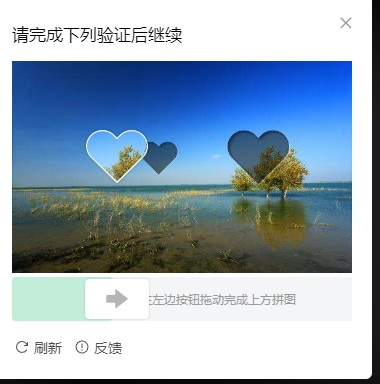
#> input picture test_img/3.jpg, 380 x 384 px, given in place of 3.png, which was not available
$ python func.py
#> lines starting #> are read from the running program, lines starting #| are printed output that depends on the picture; after the words box and inside, x2 and y2 are one past the last pixel; in counts of white or black regions, pixels touching at a corner belong together; pictures that were not available may be replaced by others from this repository, and a replacement may not be noted
#!/usr/bin/env python
# -*- coding: UTF-8 -*-

import time
import cv2
import numpy as np


# 计算灰度差值
def _count_gray_difference(image1, image2):
    # 转换为灰度图
    gray1 = cv2.cvtColor(image1, cv2.COLOR_BGR2GRAY)
    gray2 = cv2.cvtColor(image2, cv2.COLOR_BGR2GRAY)

    # 将灰度图像转换为 NumPy 数组
    gray1 = gray1.astype(np.int32)
    gray2 = gray2.astype(np.int32)

    # 计算灰度条件
    condition = (
            (gray1 > 1.975 * gray2) &
            (gray1 < 2.025 * gray2) &
            (np.abs(gray1 - 2 * gray2) <= 2)
    )

    # 统计满足条件的像素数量
    count = np.sum(condition)

    return count


# 计算颜色差值
def _count_color_difference(image1, image2):
    # 提取蓝色通道（索引为0）
    blue1 = image1[:, :, 0].astype(np.int32)
    blue2 = image2[:, :, 0].astype(np.int32)

    # 计算满足条件的布尔矩阵
    condition = (blue1 > 1.6 * blue2) & (blue1 < 2.5 * blue2)

    # 统计满足条件的像素数量
    count = np.sum(condition)

    return count


# 返回图片的一个区域
def _extract_region(image, top_left, size):
    # 确定区域
    x, y = top_left
    width, height = size

    # 提取区域
    region = image[y:y + height, x:x + width]

    return region


# 计算目标区域的长度
def identify_length(img_path):
    # 示例使用
#> called with img_path = 'outimg/3.png'
    top_left = (12, 90)  # 提取区域的左上角坐标
    size = (76, 150)  # 提取区域的大小
    image = cv2.imread(img_path)
#> image is the input picture: shape (384, 380, 3); mean B, G, R 185.5, 168.9, 150.3

    length_pixel = 258  # 横向平移像素长度
    original_img = _extract_region(image, top_left, size)
#> in _extract_region, `region = image[y:y + height, x:x + width]`:
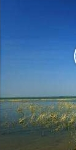
#> region: shape (150, 76, 3); mean B, G, R 137.6, 104, 67.1

    diff_count = 0

    length = 0

    for i in range(length_pixel):
        top_left_diff = (top_left[0] + i, top_left[1])

        # 提取指定区域
        region = _extract_region(image, top_left_diff, size)
        count = _count_gray_difference(original_img, region)
        if count > diff_count:
            diff_count = count
            length = i
#> this loop made 258 passes
#> (count, diff_count) on passes 2, 15, 64, 67, 70, 71, 75, 76, 81, 164, 177, 179: (1, 1), (2, 2), (3, 3), (4, 4), (5, 5), (6, 6), (7, 7), (9, 9), (10, 10), (18, 18), (20, 20), (28, 28)
#> count on passes 1, 3, 4, 5, 6, 7: 0, 0, 0, 0, 0, 1
#> pass 1, in _count_gray_difference, `gray1 = cv2.cvtColor(image1, cv2.COLOR_BGR2GRAY)`:
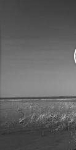
#> gray1: shape (150, 76); min 36, max 246, mean 96.7
#> pass 2, in _extract_region (call 3), `region = image[y:y + height, x:x + width]`:
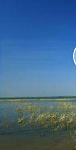
#> region: shape (150, 76, 3); mean B, G, R 138, 104.3, 67.3
#> after the loop, diff_count = 57; length = 223
    if diff_count < 150:
        for i in range(length_pixel):
            top_left_diff = (top_left[0] + i, top_left[1])

            # 提取指定区域
            region = _extract_region(image, top_left_diff, size)
            count = _count_color_difference(original_img, region)
            if count > diff_count:
                diff_count = count
                length = i
#> this loop made 258 passes
#> (count, diff_count) on passes 5, 8, 12, 15, 18, 19, 25, 27, 28, 29, 30, 31: (69, 69), (75, 75), (83, 83), (87, 87), (89, 89), (97, 97), (101, 101), (102, 102), (104, 104), (129, 129), (131, 131), (142, 142)
#> count on passes 1, 2, 3, 4, 6, 7: 0, 31, 49, 56, 64, 65
#> pass 1, in _count_color_difference, `blue1 = image1[:, :, 0].astype(np.int32)`:
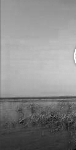
#> blue1: shape (150, 76) int32; min 6, max 255, mean 137.6
#> pass 2, in _count_color_difference (call 2), `blue2 = image2[:, :, 0].astype(np.int32)`:
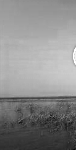
#> blue2: shape (150, 76) int32; min 6, max 255, mean 138
#> pass 2, in _count_color_difference (call 2), `condition = (blue1 > 1.6 * blue2) & (blue1 < 2.5 * blue2)`:
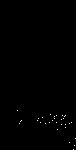
#> condition: shape (150, 76) bool; 0.27% white in thin lines or dots, all inside (x1, y1, x2, y2) = (17, 110, 76, 150)
#> pass 3, in _extract_region (call 262), `region = image[y:y + height, x:x + width]`:
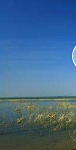
#> region: shape (150, 76, 3); mean B, G, R 138.1, 104.6, 67.6
#> after the loop, diff_count = 1443; length = 216

    if diff_count < 150:
        length = -1
    return length, diff_count


if __name__ == "__main__":
    print(identify_length("outimg/3.png"))

$ run again, with test_img/1.jpg copied over test_img/3.jpg
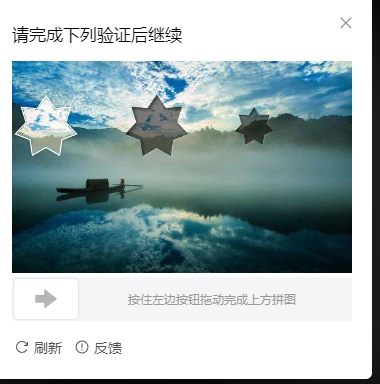
#> input picture test_img/1.jpg, 380 x 384 px, given in place of 3.png, which was not available
#> in identify_length, image is the input picture: shape (384, 380, 3); mean B, G, R 180.6, 178.3, 161.2
#> the loop in identify_length, `for i in range(length_pixel):` made 258 passes
#> (count, diff_count) on passes 2, 3, 4, 6, 12, 14, 22, 32: (2, 2), (6, 6), (9, 9), (15, 15), (17, 17), (19, 19), (22, 22), (26, 26)
#> pass 1, in _count_gray_difference, `gray1 = cv2.cvtColor(image1, cv2.COLOR_BGR2GRAY)`:
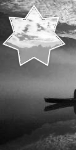
#> gray1: shape (150, 76); min 4, max 254, mean 113.4
#> pass 2, in _extract_region (call 3), `region = image[y:y + height, x:x + width]`:
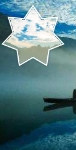
#> region: shape (150, 76, 3); mean B, G, R 131.3, 124.5, 87.1
#> after the loop in identify_length, `for i in range(length_pixel):`: diff_count = 473; length = 111

$ run again, with test_img/10.jpg copied over test_img/3.jpg
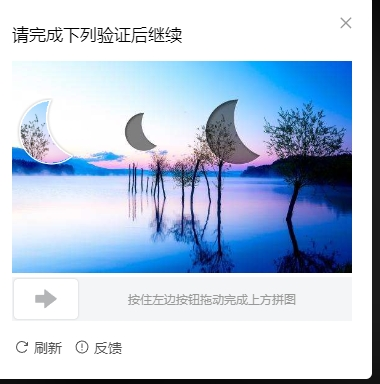
#> input picture test_img/10.jpg, 380 x 384 px, given in place of 3.png, which was not available
#> in identify_length, image is the input picture: shape (384, 380, 3); mean B, G, R 221.7, 200.3, 183.9
#> the loop in identify_length, `for i in range(length_pixel):` made 258 passes
#> (count, diff_count) on passes 2, 3, 9, 11, 25, 44, 45, 46: (1, 1), (7, 7), (10, 10), (11, 11), (12, 12), (17, 17), (28, 28), (39, 39)
#> pass 1, in _count_gray_difference, `gray1 = cv2.cvtColor(image1, cv2.COLOR_BGR2GRAY)`:
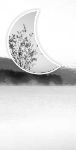
#> gray1: shape (150, 76); min 18, max 255, mean 219.6
#> pass 2, in _extract_region (call 3), `region = image[y:y + height, x:x + width]`:
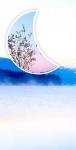
#> region: shape (150, 76, 3); mean B, G, R 240.4, 221.3, 209.1
#> after the loop in identify_length, `for i in range(length_pixel):`: diff_count = 320; length = 186
